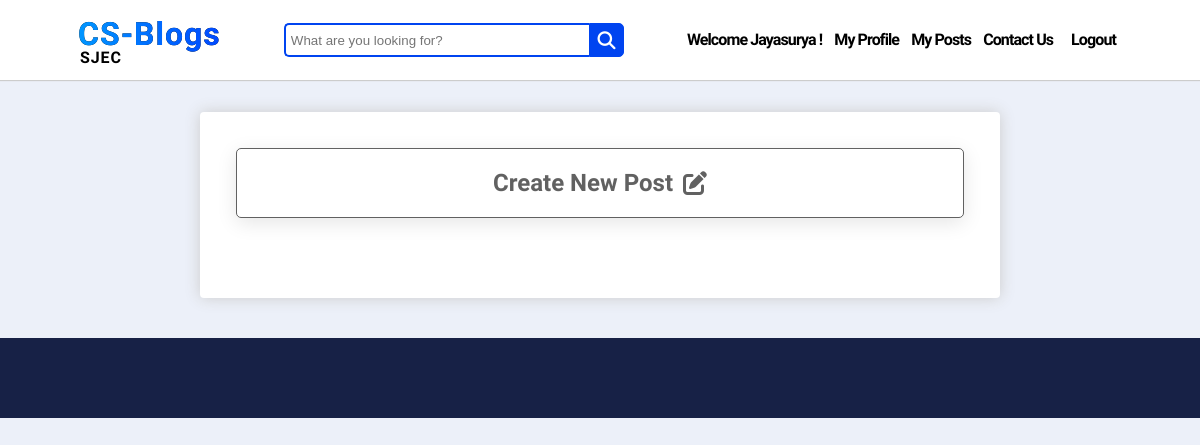
The app's page /accounts/my-posts (signed in), older data.
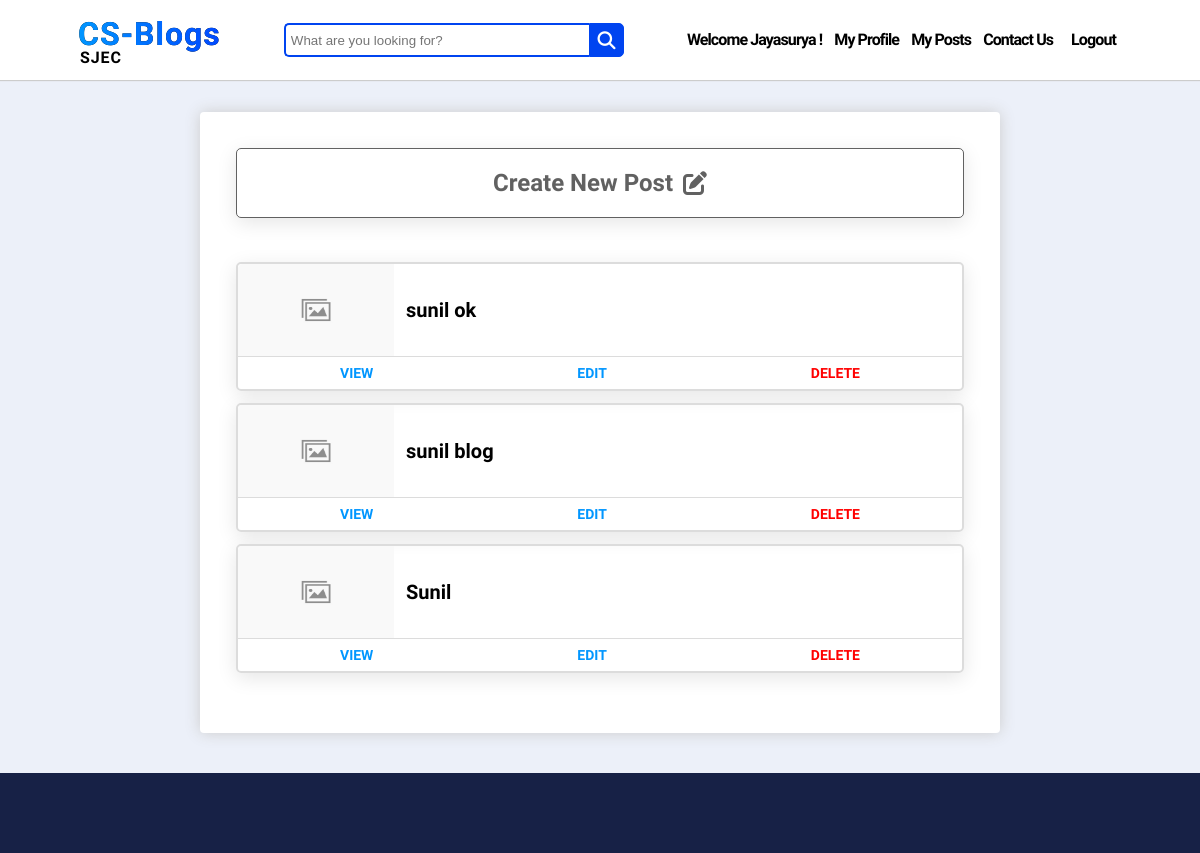
The same page, newer data.
### account/models.py (models this page shows, shortened)
class MyUser(AbstractUser):
    email = models.EmailField(unique=True)
    slug = models.CharField(max_length=60, unique=True, blank=True)
    bio = models.CharField(max_length=500, blank=True)
    profile_image = models.ImageField(upload_to="account/profile_pic", default="profile-default.jpg", blank=True)
    is_author = models.BooleanField(default=True)
    full_name = models.CharField(max_length=100, default="fullnaam")
    first_name = None
    last_name = None
    REQUIRED_FIELDS = ['email', 'full_name']

### blog/models.py (models this page shows, shortened)
class Post(models.Model):
    statuses = [
        ('D', 'Draft'),
        ('P', 'Publish')
    ]
    title = models.CharField(max_length=120, unique=True)
    slug = models.CharField(max_length=60, unique=True, blank=True)
    content = tinymce_models.HTMLField()
    status = models.CharField(max_length=1, choices=statuses, default= 'D')
    category = models.ForeignKey(Category, on_delete=models.CASCADE)
    author = models.ForeignKey(MyUser, on_delete=models.CASCADE)
    image = models.ImageField(upload_to='blog/post', default="post-default.jpg")
    date = models.DateField(auto_now=True)

### account/views.py (the view)
# urls.py: path('my-posts', MyPostsView.as_view(), name="my-posts"),
class MyPostsView(LoginRequiredMixin, ListView):
    login_url = "/accounts/login"
    model = MyUser
    context_object_name = "user"
    template_name = "account/my_posts.html"
    def get_context_data(self, *args, **kwargs):
        context = super().get_context_data()
        user = MyUser.objects.get(username = self.request.user)
        context['posts'] = user.post_set.all()
        return context

### account/templates/account/my_posts.html (shortened to what this page needs)
{% extends "blog/base.html" %}
{% load static %}
{% block extra_head %}
    <link href="{% static 'account/css/my_posts.css' %}" rel="stylesheet" type="text/css">
{% endblock %}
{% block content %}
<br>
<br>
<br>
<br>
    <div id="outer-wrapper">
        <div id="inner-wrapper">
            <div id="create-post">
                <a href="{% url 'post-create' %}"><h2>Create New Post</h2></a>
                <i class="fas fa-edit"></i>
            </div>
            <div id="cards-container">
                {% for post in posts reversed %}
                <div id="card">
                    <div id="card-inner-upper">
                        <div id="post-image">
                            <img src="{{ post.image.url }}" alt="Post Cover">
                        </div>
                        <div id="post-content">
                            <h3>{{ post.title }}</h3>
                        </div>
                    </div>
                    <div id="card-inner-lower">
                        <a href="{% url 'post-detail' post.slug %}">VIEW</a>
                        <a href="{% url 'post-update' post.slug %}">EDIT</a>
                        <a href="{% url 'post-delete' post.slug %}" style="color: red;">DELETE</a>
                    </div>
                </div>
                {% endfor %}
            </div>
        </div>
    </div>
{% endblock %}

### blog/templates/blog/base.html (shortened to what this page needs)
{% load static %}
<!DOCTYPE html>
<html>
  <head>
    <link
      href="{% static 'blog/css/base.css' %}"
      rel="stylesheet"
      type="text/css"
    />
    {% block extra_head %} {% endblock %}
  </head>
  <body>
    <div id="top-bar">
      <div class="logo-bar">
        <div class="logo">
          <a href="{% url 'index' %}" style="height: 40px">CS-Blogs</a>
        </div>
        <p style="margin-left: 2px">SJEC</p>
      </div>
      <form method="GET" action="{% url 'search' %}">
        <div class="search">
          <input
            type="text"
            name="query"
            class="searchTerm"
            placeholder="What are you looking for?"
          />
          <button type="submit" class="searchButton">
            <i class="fa fa-search"></i>
          </button>
        </div>
      </form>
      <div id="menu-items-container">
        {% if request.user.is_authenticated %}
        <p class="menu-item">Welcome {{ request.user.full_name }} !</p>
        <a href="{% url 'profile-update' request.user.slug %}" class="menu-item"
          >My Profile</a
        >
        {% if request.user.is_author == True %}
        <a href="{% url 'my-posts' %}" class="menu-item">My Posts</a>
        {% endif %}
        <a href="{% url 'contact-us' %}" class="menu-item">Contact Us</a>
        <form method="POST" action="{% url 'logout' %}">
          <button class="menu-item" id="logout">Logout</button>
        </form>
        {% else %}
        <a href="{% url 'contact-us' %}" class="menu-item">Contact Us</a>
        <a href="{% url 'login' %}" class="menu-item">Login</a>
        <a href="{% url 'signup' %}"><button id="signup-btn">Signup</button></a>
        {% endif %}
      </div>
    </div>
    {% block content %} {% endblock %}
    <div id="bottom-bar"></div>
  </body>
</html>

### blog/static/blog/css/base.css (style rules this page uses)
body { background-color: #ECF0F9; margin: 0; }
#top-bar { background-color: white; position: fixed; top: 0; left: 0; align-items: center; box-sizing: border-box; box-shadow: 0 1px 1px #ccc; width: 100%; height: 80px; z-index: 90; padding: 1em 4.875em; display: flex; justify-content: space-between; }
.logo-bar { cursor: pointer; }
.logo { background-image: linear-gradient(269deg,#0048ff,#0096ff), linear-gradient(#000,#000); -webkit-background-clip: text; -webkit-text-fill-color: transparent; display: block; font-family: "Raleway"; font-size: 32px; font-weight: 700; height: 37px; letter-spacing: 1px; color: rgb(0, 132, 255); }
.logo-bar a { text-decoration: none; }
.logo-bar p { font-family: Raleway,sans-serif; font-size: 1em; font-weight: 600; font-stretch: normal; line-height: .8; letter-spacing: .9px; margin: 0; }
.search { width: 340px; position: relative; display: flex; align-items: center; }
.searchTerm { width: 100%; border: 2px solid #0044F0; border-right: none; padding: 5px; height: 20px; border-radius: 5px 0 0 5px; outline: none; color: #9DBFAF; }
.searchButton { width: 38px; height: 34px; border: 1px solid #0044F0; background: #0044F0; text-align: center; color: #fff; border-radius: 0 5px 5px 0; cursor: pointer; font-size: 20px; }
.fa-search { color: white; font-size: 18px; }
#menu-items-container { display: flex; justify-content: flex-end; align-items: center; }
#menu-items-container a { text-decoration: none; color: #000; }
.menu-item { font-family: "Raleway"; font-size: 16px; font-weight: 600; letter-spacing: -0.9px; line-height: 69.84px; margin: 0px; margin-right: 12px; }
#bottom-bar { background-color: #172146; width: 100%; height: 80px; }

### account/static/account/css/my_posts.css (style rules this page uses)
#outer-wrapper { max-width: 800px; margin: 40px auto; -webkit-box-sizing: border-box; box-sizing: border-box; background-color: #fff; border-radius: 4px; -webkit-box-shadow: 0 0 15px #ccc; box-shadow: 0 0 15px #ccc; }
#inner-wrapper { padding: 36px; }
#create-post { display: flex; justify-content: center; align-items: center; border: 1px solid #333333c5; border-radius: 5px; box-shadow: 0 5px 20px 0 rgba(0,0,0,.1); cursor: pointer; }
#create-post h2,a { font-weight: 900; font-family: Raleway,sans-serif; box-sizing: border-box; color: #333333c5; cursor: pointer; text-decoration: none; }
.fa-edit { margin-left: 10px; font-size: 1.5em; color: #333333c5; }
#cards-container { padding: 32px 0px 12px 0px; }
#card { border: 2px solid #dcdcdc; border-radius: 5px; box-shadow: 0 5px 20px 0 rgba(0,0,0,.1); cursor: pointer; margin: 12px auto; }
#card-inner-upper { display: flex; justify-content: flex-start; align-items: center; }
#post-image { height: 92px; }
#post-image img { height: 100%; width: 156px; border-top-left-radius: 5px; }
#post-content h3 { font-family: 'Raleway'; font-size: 20px; font-weight: 600; margin: 0px; margin-left: 12px; }
#card-inner-lower { display: flex; justify-content: space-around; align-items: center; border-top: 1.5px solid #dcdcdc; }
#card-inner-lower a { margin-top: 8px; margin-bottom: 8px; font-size: .875em; font-weight: 900; font-family: Raleway,sans-serif; box-sizing: border-box; color: #0096ff; cursor: pointer; text-decoration: none; }

### blog/templates/blog/base.html (style rules this page uses)
#logout { margin-right: 0px; border: none; background: none; cursor: pointer; outline: inherit; }

Row changes from the older to the newer data that the page shows:
added Post: image (placeholder picture), title "sunil ok"
added Post: image (placeholder picture), title "sunil blog"
added Post: image (placeholder picture), title "Sunil"
